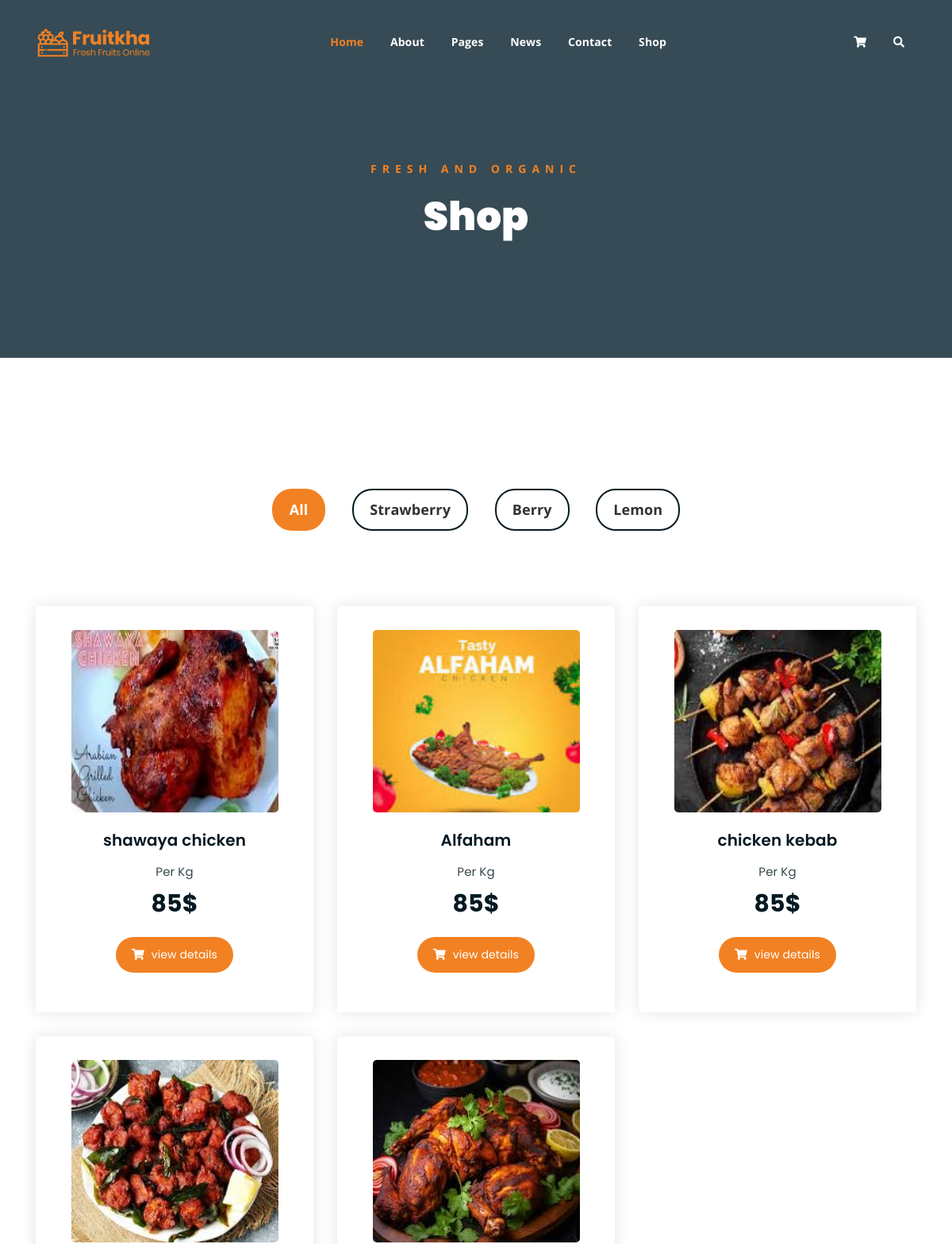
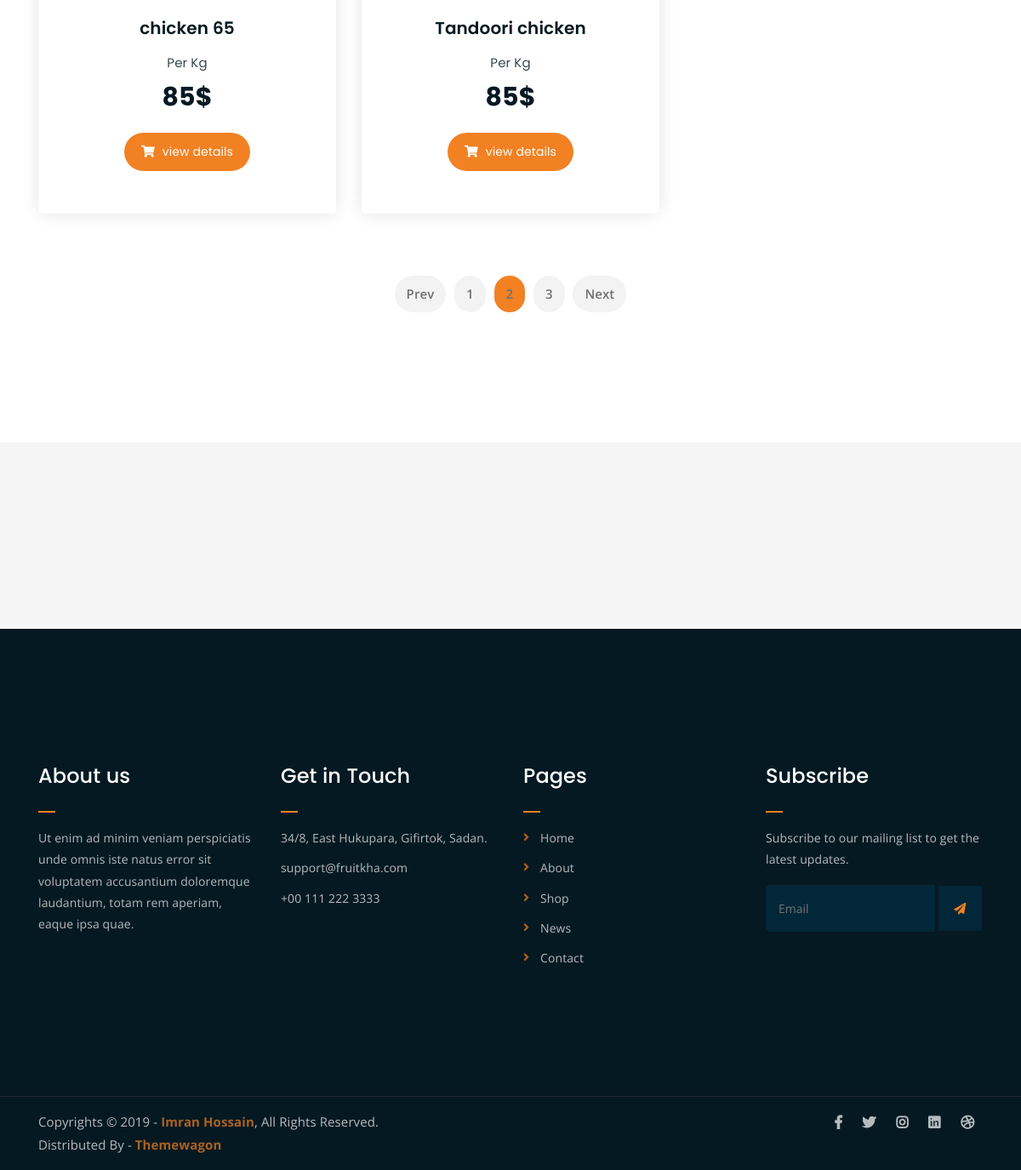
Screenshot of /arabianproject/filtered_products/Non vegetarian/ with the database file from the repository (2 pictures, top to bottom).
### arabapp/models.py (models this page shows)
class productdb(models.Model):
    category = models.CharField(max_length=100,null=True,blank=True)
    productname = models.CharField(max_length=100,null=True,blank=True)
    price = models.IntegerField(null=True,blank=True)
    description = models.CharField(max_length=100,null=True,blank=True)
    productimage = models.ImageField(upload_to="productimages",null=True,blank=True)

### webapp/views.py (the view)
# urls.py: path('filtered_products/<cat_name>/',views.filtered_products,name="filtered_products"),
def filtered_products(request,cat_name):
    data = productdb.objects.filter(category=cat_name)
    return render(request,"products_filtered.html",{'data':data})

### webapp/templates/products_filtered.html (shortened to what this page needs)
<!DOCTYPE html>
<html lang="en">
{% load static %}
<head>
	<link rel="stylesheet" href="{% static 'assets/css/all.min.css' %}">
	<link rel="stylesheet" href="{% static 'assets/bootstrap/css/bootstrap.min.css' %}">
	<link rel="stylesheet" href="{% static 'assets/css/owl.carousel.css' %}">
	<link rel="stylesheet" href="{% static 'assets/css/magnific-popup.css' %}">
	<link rel="stylesheet" href="{% static 'assets/css/animate.css' %}">
	<link rel="stylesheet" href="{% static 'assets/css/meanmenu.min.css' %}">
	<link rel="stylesheet" href="{% static 'assets/css/main.css' %}">
	<link rel="stylesheet" href="{% static 'assets/css/responsive.css' %}">
</head>
<body>
	<div class="top-header-area" id="sticker">
		<div class="container">
			<div class="row">
				<div class="col-lg-12 col-sm-12 text-center">
					<div class="main-menu-wrap">
						<div class="site-logo">
							<a href="index.html">
								<img src="{% static 'assets/img/logo.png' %}" alt="">
							</a>
						</div>
						<nav class="main-menu">
							<ul>
								<li class="current-list-item"><a href="#">Home</a>
								</li>
								<li><a href="about.html">About</a></li>
								<li><a href="#">Pages</a>
								</li>
								<li><a href="news.html">News</a>
								</li>
								<li><a href="contact.html">Contact</a></li>
								<li><a href="shop.html">Shop</a>
								</li>
								<li>
									<div class="header-icons">
										<a class="shopping-cart" href="cart.html"><i class="fas fa-shopping-cart"></i></a>
										<a class="mobile-hide search-bar-icon" href="#"><i class="fas fa-search"></i></a>
									</div>
								</li>
							</ul>
						</nav>
					</div>
				</div>
			</div>
		</div>
	</div>
	<div class="breadcrumb-section breadcrumb-bg">
		<div class="container">
			<div class="row">
				<div class="col-lg-8 offset-lg-2 text-center">
					<div class="breadcrumb-text">
						<p>Fresh and Organic</p>
						<h1>Shop</h1>
					</div>
				</div>
			</div>
		</div>
	</div>
	<div class="product-section mt-150 mb-150">
		<div class="container">
			<div class="row">
                <div class="col-md-12">
                    <div class="product-filters">
                        <ul>
                            <li class="active" data-filter="*">All</li>
                            <li data-filter=".strawberry">Strawberry</li>
                            <li data-filter=".berry">Berry</li>
                            <li data-filter=".lemon">Lemon</li>
                        </ul>
                    </div>
                </div>
            </div>
			<div class="row product-lists">
				{% for i in data %}
				<div class="col-lg-4 col-md-6 text-center strawberry">
					<div class="single-product-item">
						<div class="product-image">
							<a href="single-product.html"><img src="{{i.productimage.url}}" alt="" height="230px"></a>
						</div>
						<h3>{{i.productname}}</h3>
						<p class="product-price"><span>Per Kg</span> 85$ </p>
						<a href="{% url 'singleproduct' proid=i.id %}" class="cart-btn"><i class="fas fa-shopping-cart"></i> view details</a>
					</div>
				</div>
				{% endfor %}
			</div>
			<div class="row">
				<div class="col-lg-12 text-center">
					<div class="pagination-wrap">
						<ul>
							<li><a href="#">Prev</a></li>
							<li><a href="#">1</a></li>
							<li><a class="active" href="#">2</a></li>
							<li><a href="#">3</a></li>
							<li><a href="#">Next</a></li>
						</ul>
					</div>
				</div>
			</div>
		</div>
	</div>
	<div class="logo-carousel-section">
		<div class="container">
			<div class="row">
				<div class="col-lg-12">
					<div class="logo-carousel-inner">
						<div class="single-logo-item">
							<img src="{% static 'assets/img/company-logos/1.png' %}" alt="">
						</div>
						<div class="single-logo-item">
							<img src="{% static 'assets/img/company-logos/2.png' %}" alt="">
						</div>
						<div class="single-logo-item">
							<img src="{% static 'assets/img/company-logos/3.png' %}" alt="">
						</div>
						<div class="single-logo-item">
							<img src="{% static 'assets/img/company-logos/4.png' %}" alt="">
						</div>
					</div>
				</div>
			</div>
		</div>
	</div>
	<div class="footer-area">
		<div class="container">
			<div class="row">
				<div class="col-lg-3 col-md-6">
					<div class="footer-box about-widget">
						<h2 class="widget-title">About us</h2>
						<p>Ut enim ad minim veniam perspiciatis unde omnis iste natus error sit voluptatem accusantium doloremque laudantium, totam rem aperiam, eaque ipsa quae.</p>
					</div>
				</div>
				<div class="col-lg-3 col-md-6">
					<div class="footer-box get-in-touch">
						<h2 class="widget-title">Get in Touch</h2>
						<ul>
							<li>34/8, East Hukupara, Gifirtok, Sadan.</li>
							<li>support@fruitkha.com</li>
							<li>+00 111 222 3333</li>
						</ul>
					</div>
				</div>
				<div class="col-lg-3 col-md-6">
					<div class="footer-box pages">
						<h2 class="widget-title">Pages</h2>
						<ul>
							<li><a href="index.html">Home</a></li>
							<li><a href="about.html">About</a></li>
							<li><a href="services.html">Shop</a></li>
							<li><a href="news.html">News</a></li>
							<li><a href="contact.html">Contact</a></li>
						</ul>
					</div>
				</div>
				<div class="col-lg-3 col-md-6">
					<div class="footer-box subscribe">
						<h2 class="widget-title">Subscribe</h2>
						<p>Subscribe to our mailing list to get the latest updates.</p>
						<form action="index.html">
							<input type="email" placeholder="Email">
							<button type="submit"><i class="fas fa-paper-plane"></i></button>
						</form>
					</div>
				</div>
			</div>
		</div>
	</div>
	<div class="copyright">
		<div class="container">
			<div class="row">
				<div class="col-lg-6 col-md-12">
					<p>Copyrights &copy; 2019 - <a href="https://imransdesign.com/">Imran Hossain</a>,  All Rights Reserved.<br>
						Distributed By - <a href="https://themewagon.com/">Themewagon</a>
					</p>
				</div>
				<div class="col-lg-6 text-right col-md-12">
					<div class="social-icons">
						<ul>
							<li><a href="#" target="_blank"><i class="fab fa-facebook-f"></i></a></li>
							<li><a href="#" target="_blank"><i class="fab fa-twitter"></i></a></li>
							<li><a href="#" target="_blank"><i class="fab fa-instagram"></i></a></li>
							<li><a href="#" target="_blank"><i class="fab fa-linkedin"></i></a></li>
							<li><a href="#" target="_blank"><i class="fab fa-dribbble"></i></a></li>
						</ul>
					</div>
				</div>
			</div>
		</div>
	</div>
</body>
</html>

### rows the page displays
productdb: productimage (picture), productname "shawaya chicken"
productdb: productimage (picture), productname "Alfaham"
productdb: productimage (picture), productname "chicken kebab"
productdb: productimage (picture), productname "chicken 65"
productdb: productimage (picture), productname "Tandoori chicken"
